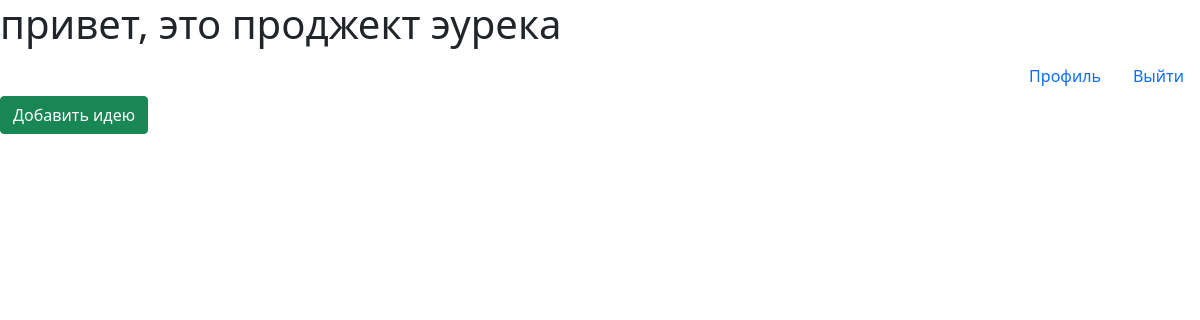
The app's page / (signed in), older data.
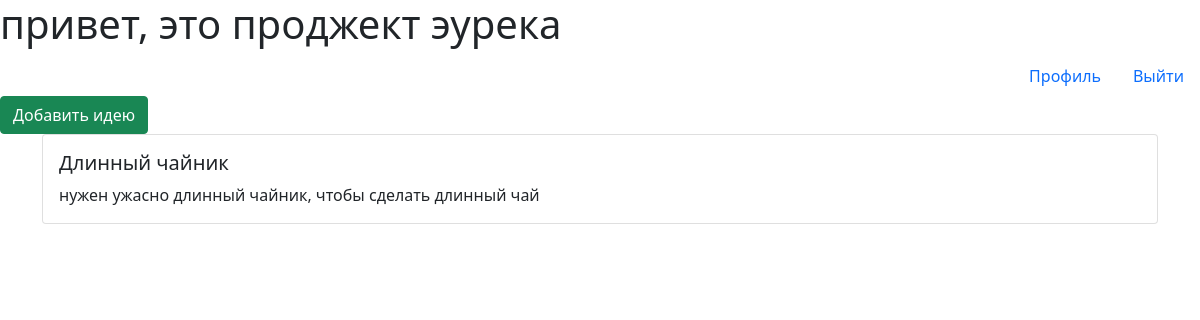
The same page, newer data.
### main_site/models.py (models this page shows)
class Idea(Model):
    name = CharField(max_length=265)
    description = CharField(max_length=10)
    author = ForeignKey(to=User, on_delete=CASCADE, default=1)
    likes = IntegerField(default=0)
    dislikes = IntegerField(default=0)

### main_site/views.py (the view)
# urls.py: path('', views.index_view, name='index'),
def index_view(request):
    context = {
        'user': request.user,
        'ideas': Idea.objects.all()
    }
    return render(request, 'index.html', context)

### templates/index.html (shortened to what this page needs)
<!DOCTYPE html>
<html lang="en">
<head>
    <link href="https://cdn.jsdelivr.net/npm/bootstrap@5.0.2/dist/css/bootstrap.min.css" rel="stylesheet">
</head>
<body>
    <h1>привет, это проджект эурека</h1>
    {% if user.is_authenticated %}
    <ul class="nav justify-content-end">
        <li><a href="{% url 'profile' %}" class="nav-link">Профиль</a></li>
       <li><a class="nav-link" href="{% url 'logout' %}">Выйти</a></li>
    </ul>
    <a href="{% url 'new_idea' %}" class="btn btn-success">Добавить идею</a>
    <div class="container">
        {% for idea in ideas %}
        <div class="card">
            <div class="card-body">
                <h5 class="card-title">{{idea.name}}</h5>
                <p class="card-text">{{idea.description}}</p>
            </div>
        </div>
        {% endfor %}
    </div>
    {% else %}
    <a class="btn btn-secondary" href="{% url 'login' %}">Вход</a>
    <a class="btn btn-primary" href="{% url 'registration' %}">Регистрация</a>
    {% endif %}
</body>
</html>

Row changes from the older to the newer data that the page shows:
added Idea: name "Длинный чайник", description "нужен ужасно длинный чайник, чтобы сделать длинный чай"
